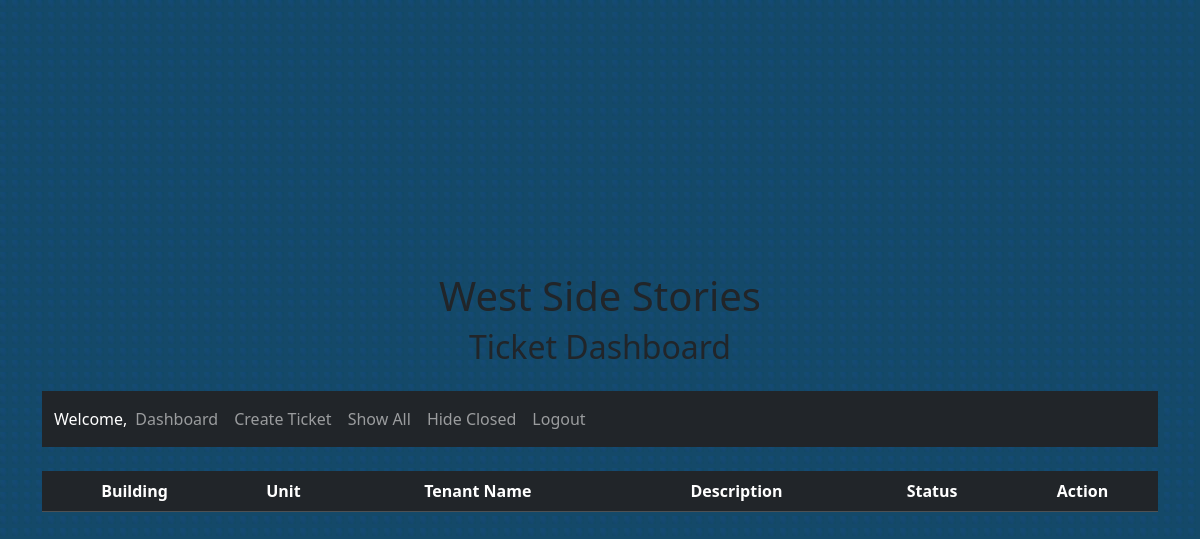
/all/, run on an earlier commit of the app's database.
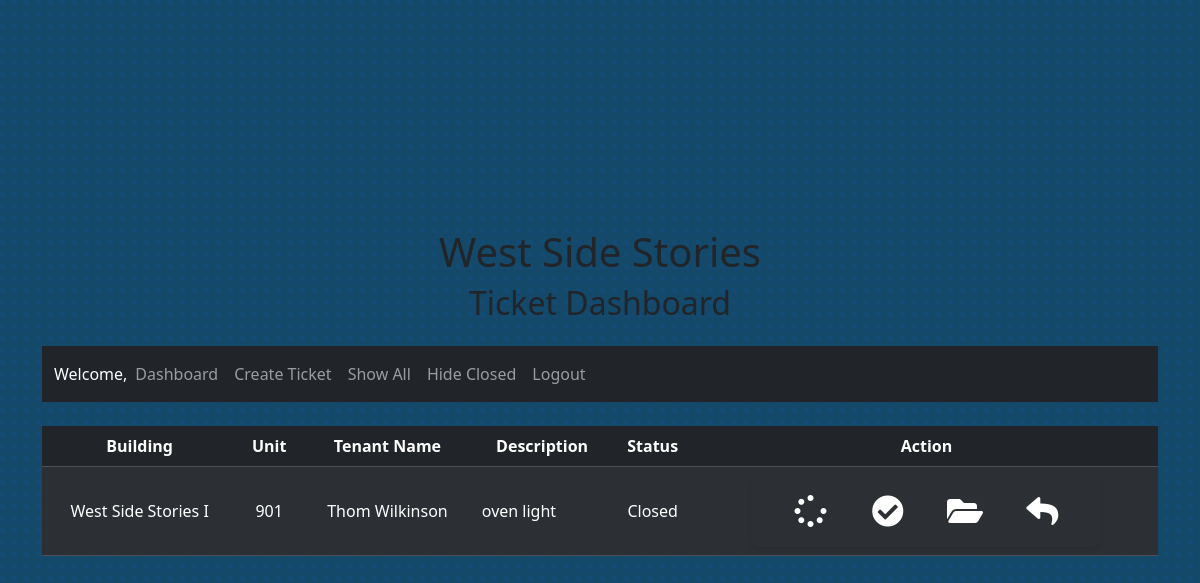
And on a later commit of the database.
### ticketing/models.py (models this page shows, shortened)
class Ticket(models.Model):
    STATUS_CHOICES = [
        ('Open', 'Open'),
        ('In Progress', 'In Progress'),
        ('Closed', 'Closed'),
    ]
    building = models.ForeignKey(Building, on_delete=models.CASCADE)
    unit = models.CharField(max_length=10)
    description = models.TextField()
    status = models.CharField(max_length=12, choices=STATUS_CHOICES, default='open')
    created_at = models.DateTimeField(auto_now_add=True)
    updated_at = models.DateTimeField(auto_now=True)
    phone_number = models.CharField(max_length=15, blank=True, null=True)
    email = models.EmailField(blank=True, null=True)
    tenant_name = models.CharField(max_length=100, blank=True, null=True)
    entry_permission = models.BooleanField(default=True,)

class Building(models.Model):
    name = models.CharField(max_length=100)
    address = models.TextField()
    def __str__(self):
        return self.name

### ticketing/views.py (the view)
# urls.py: path('all/', views.all_tickets, name='all_tickets'),
def all_tickets(request):
    tickets = Ticket.objects.all()
    context = {'tickets': tickets}
    return render(request, 'ticketing/dashboard.html', context)

### ticketing/templates/ticketing/dashboard.html (shortened to what this page needs)
{% include 'ticketing/nav.html' %}
    <table class="table table-dark table-striped">
        <thead>
            <tr>
                <th class="text-center">Building</th>
                <th class="text-center">Unit</th>
                <th class="text-center">Tenant Name</th>
                <th class="text-center">Description</th>
                <th class="text-center">Status</th>
                <th class="text-center">Action</th>
            </tr>
        </thead>
        <tbody>
            {% for ticket in tickets %}
            <tr>
                <td class="text-center align-middle">{{ ticket.building }}</td>
                <td class="text-center align-middle">{{ ticket.unit }}</td>
                <td class="text-center align-middle">{{ ticket.tenant_name }}</td>
                <td class="align-middle">{{ ticket.description }}</td>
                <td class="text-center align-middle">{{ ticket.status }}</td>
                <td class="text-center">
                    <form style="background-color:transparent; margin:0 auto;" id="status-form" method="POST" action="/modify/{{ ticket.id }}/{{ selectedOption }}">
                        <div class="input-group d-flex justify-content-center">
                            <div class="icon-container">
                                <i class="fas fa-2x fa-spinner" onclick="updateStatus({{ ticket.id }}, 'In Progress')"></i>
                            </div>
                            <div class="icon-container">
                                <i class="fas fa-2x fa-check-circle" onclick="updateStatus({{ ticket.id }}, 'Closed')"></i>
                            </div>
                            <div class="icon-container">
                                <i class="fas fa-2x fa-folder-open openBtn" onclick="updateStatus({{ ticket.id }}, 'Open')"></i>
                            </div>
                            <div class="icon-container">
                                <i data-email="{{ ticket.email }}" data-status="{{ ticket.status }}" data-building="{{ ticket.building }}" data-unit="{{ ticket.unit }}" class="fas fa-2x fa-reply openBtn"></i>
                            </div>
                        </div>
                    </form>
                </td>
            </tr>
            {% endfor %}
        </tbody>
    </table>
</div>
</body>
</html>

### ticketing/templates/ticketing/nav.html (shortened to what this page needs)
{% load static %}
<!DOCTYPE html>
<html>
<head>
    <link rel="stylesheet" href="https://cdnjs.cloudflare.com/ajax/libs/font-awesome/5.15.1/css/all.min.css">
    <link rel="stylesheet" type="text/css" href="{% static 'ticketing/style.css' %}">
    {% load bootstrap5 %}
    {% bootstrap_css %}
</head>
<body>
    <div class="container">
        <h1 class="text-center">West Side Stories</h1>
        <h2 class="text-center mb-4">Ticket Dashboard</h2>
        <nav class="navbar navbar-expand-lg navbar-dark bg-dark mb-4">
            <div class="container-fluid">
                <h6 style="color:#FFF; padding-top:9px;">Welcome, {{ user.username|capfirst }}</h6>
                <div class="collapse navbar-collapse" id="navbarNavAltMarkup">
                    <div class="navbar-nav">
                        <a class="nav-link" href="/view/">Dashboard</a>
                        <a class="nav-link" href="/">Create Ticket</a>
                        <a class="nav-link" href="/all/">Show All</a>
                        <a class="nav-link" href="/view/">Hide Closed</a>
                        <a class="nav-link" href="/logout/">Logout</a>
                    </div>
                </div>
            </div>
        </nav>

### static/ticketing/style.css (style rules this page uses)
* { margin: 0; padding: 0; }
body { display: flex; height: 100vh; font-family: 'Oswald', Arial Narrow, Arial, Sans-Serif; background-color: #fff; color: #fff; font-size: 14px; line-height: 1.6em; background-image: url(main-content-bg.jpg); background-position: left top; background-repeat: repeat; display: flex; justify-content: center; align-items: center; height: 100vh; }
a { color: #e96f35; text-decoration: none; }
h1, h2, strong, b { color: #f9b15c; }
h1 { margin-bottom: 20px; }
form { background: white; padding: 20px; border-radius: 8px; box-shadow: 0 2px 4px rgba(0, 0, 0, 0.1); width: 350px; margin: 0; }
.input-group { display: flex; justify-content: center; }
.icon-container { flex: 1; display: flex; justify-content: center; }
.fas { cursor:pointer !important; }
::placeholder { color: #aaa; opacity: 1; }

What changed in the data, as far as the page shows it:
added Ticket: building "West Side Stories I", unit "901", tenant_name "Thom Wilkinson", description "oven light", status "Closed"
